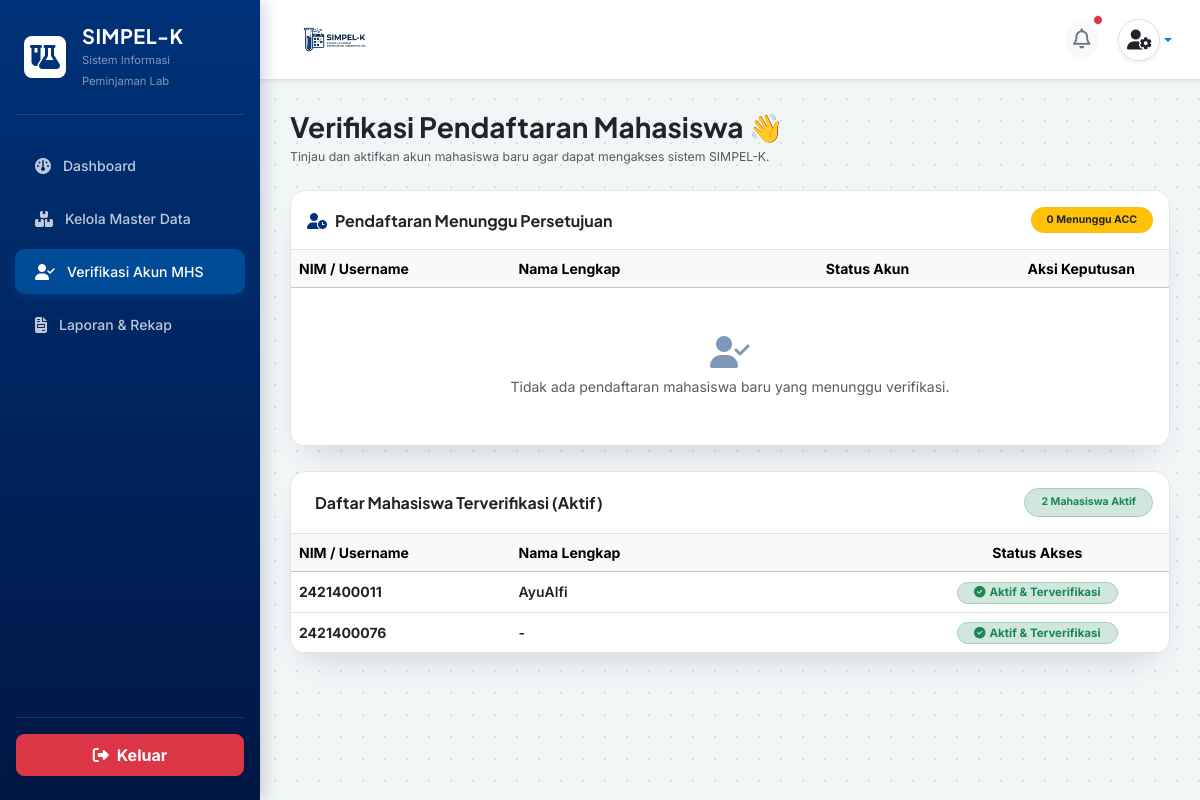
Page /aslab/verifikasi-akun/ (signed in) on the committed database.
### core_auth/models.py (models this page shows, shortened)
class User(AbstractUser):
    ROLE_CHOICES = [
        ('mahasiswa', 'Mahasiswa/PJMK'),
        ('aslab', 'Asisten Laboratorium'),
        ('kaleb', 'Kepala Laboratorium'),
    ]
    role = models.CharField(max_length=20, choices=ROLE_CHOICES, default='mahasiswa')
    nim = models.CharField(max_length=20, blank=True, null=True, unique=True)
    prodi = models.CharField(max_length=50, blank=True, null=True)
    no_hp = models.CharField(max_length=15, blank=True, null=True)

### aslab/views.py (the view)
# urls.py: path('verifikasi-akun/', views.verifikasi_akun_mhs, name='verifikasi_akun'),
@login_required(login_url='core_auth:login')
def verifikasi_akun_mhs(request):
    redirect_target = cekk_role_aslab(request.user)
    if redirect_target:
        messages.error(request, "Anda tidak memiliki hak akses ke Halaman Verifikasi Akun!")
        return redirect(redirect_target)
    antrean_mhs = User.objects.filter(is_active=False).order_by('-date_joined')
    if hasattr(User, 'role'):
        antrean_mhs = antrean_mhs.filter(role='mahasiswa')
    mhs_aktif = User.objects.filter(is_active=True, is_staff=False, is_superuser=False).order_by('-date_joined')
    if hasattr(User, 'role'):
        mhs_aktif = mhs_aktif.filter(role='mahasiswa')
    context = {
        'antrean_mhs': antrean_mhs,
        'mhs_aktif': mhs_aktif,
        'total_antrean': antrean_mhs.count(),
        'total_aktif': mhs_aktif.count(),
    }
    return render(request, 'aslab/verifikasi_akun.html', context)

### aslab/views.py (called while the page is built)
def cekk_role_aslab(user):
    username_lower = user.username.lower()
    if 'kalab' in username_lower or user.groups.filter(name__iexact='KALAB').exists() or getattr(user, 'role', '') == 'KALAB':
        return 'kalab:dashboard'
    elif not ('aslab' in username_lower or user.groups.filter(name__iexact='ASLAB').exists() or getattr(user, 'role', '') == 'ASLAB'):
        return 'mahasiswa:dashboard'
    return None

### aslab/templates/aslab/verifikasi_akun.html (shortened to what this page needs)
{% load static %}
<!DOCTYPE html>
<html lang="id">
<head>
    <link href="https://cdn.jsdelivr.net/npm/bootstrap@5.3.2/dist/css/bootstrap.min.css" rel="stylesheet">
    <link rel="stylesheet" href="https://cdnjs.cloudflare.com/ajax/libs/font-awesome/6.4.2/css/all.min.css">
</head>
<body>
    <div class="sidebar d-flex flex-column justify-content-between py-4" id="sidebarMenu">
        <div>
            <div class="px-4 mb-4 text-white d-flex align-items-center justify-content-between">
                <div class="d-flex align-items-center gap-3">
                    <div class="bg-white rounded-3 p-2 d-flex align-items-center justify-content-center shadow-sm"
                        style="width: 42px; height: 42px;">
                        <i class="fa-solid fa-flask-vial fs-4" style="color: var(--teal-700);"></i>
                    </div>
                    <div>
                        <h5 class="fw-bold mb-0 text-white" style="letter-spacing: 0.5px;">SIMPEL-K</h5>
                        <small class="text-white-50" style="font-size: 0.7rem;">Sistem Informasi Peminjaman Lab</small>
                    </div>
                </div>
            </div>
            <hr class="text-white-50 mx-3 mb-4">
            <ul class="nav nav-pills flex-column mb-auto">
                <li class="nav-item">
                    <a href="{% url 'aslab:dashboard' %}" class="nav-link">
                        <i class="fa-solid fa-gauge fs-6"></i> Dashboard
                    </a>
                </li>
                <li class="nav-item">
                    <a href="{% url 'aslab:master_data' %}" class="nav-link">
                        <i class="fa-solid fa-boxes-stacked fs-6"></i> Kelola Master Data
                    </a>
                </li>
                <li class="nav-item">
                    <a href="{% url 'aslab:verifikasi_akun' %}" class="nav-link active">
                        <i class="fa-solid fa-user-check fs-6"></i> Verifikasi Akun MHS
                    </a>
                </li>
                <li class="nav-item">
                    <a href="{% url 'aslab:laporan' %}" class="nav-link">
                        <i class="fa-solid fa-file-invoice fs-6"></i> Laporan & Rekap
                    </a>
                </li>
            </ul>
        </div>
        <div class="px-3">
            <hr class="text-white-50 mb-3">
            <a href="{% url 'core_auth:logout' %}"
                class="btn btn-danger w-100 py-2 rounded-3 fw-bold d-flex align-items-center justify-content-center gap-2 shadow-sm">
                <i class="fa-solid fa-right-from-bracket"></i> Keluar
            </a>
        </div>
    </div>
    <div class="main-content">
        <div class="top-header-bar d-flex align-items-center justify-content-between shadow-sm">
            <div class="d-flex align-items-center gap-3">
                <img src="{% static 'images/logo.png' %}" alt="SIMPEL-K"
                    style="height: 55px; width: auto; object-fit: contain;">
            </div>
            <div class="d-flex align-items-center gap-3">
                <button class="btn btn-light rounded-circle border-0 p-2 position-relative" type="button">
                    <i class="fa-regular fa-bell fs-5 text-secondary"></i>
                    <span
                        class="position-absolute top-0 start-100 translate-middle p-1 bg-danger border border-light rounded-circle"></span>
                </button>
                <div class="dropdown">
                    <a href="#"
                        class="d-flex align-items-center text-decoration-none dropdown-toggle p-1 rounded-circle"
                        id="dropdownUser" data-bs-toggle="dropdown" aria-expanded="false">
                        <div class="bg-white rounded-circle p-2 d-flex align-items-center justify-content-center border shadow-sm"
                            style="width: 42px; height: 42px;">
                            <i class="fa-solid fa-user-gear text-dark fs-5"></i>
                        </div>
                    </a>
                </div>
            </div>
        </div>
        <div class="mb-4">
            <h3 class="fw-bold text-dark mb-1">Verifikasi Pendaftaran Mahasiswa 👋</h3>
            <p class="text-muted small mb-0">Tinjau dan aktifkan akun mahasiswa baru agar dapat mengakses sistem SIMPEL-K.</p>
        </div>
        <div class="card card-custom bg-white overflow-hidden mb-4">
            <div class="card-header bg-white border-bottom py-3 d-flex align-items-center justify-content-between">
                <h6 class="fw-bold mb-0 text-dark">
                    <i class="fa-solid fa-user-clock me-2 text-brand"></i>Pendaftaran Menunggu Persetujuan
                </h6>
                <span class="badge bg-warning text-dark fw-bold px-3 py-2 rounded-pill">
                    {{ total_antrean }} Menunggu ACC
                </span>
            </div>
            <div class="table-responsive">
                <table class="table table-hover align-middle mb-0" style="min-width: 750px;">
                    <thead class="table-light">
                        <tr>
                            <th style="width: 25%;">NIM / Username</th>
                            <th style="width: 35%;">Nama Lengkap</th>
                            <th style="width: 20%;">Status Akun</th>
                            <th style="width: 20%; text-align: center;">Aksi Keputusan</th>
                        </tr>
                    </thead>
                    <tbody>
                        {% for mhs in antrean_mhs %}
                        <tr>
                            <td>
                                <div class="fw-bold text-dark">{{ mhs.username }}</div>
                            </td>
                            <td>
                                <div class="fw-semibold text-dark">{{ mhs.first_name|default:"-" }}</div>
                            </td>
                            <td>
                                <span class="badge bg-warning-subtle text-warning border border-warning-subtle px-3 py-1.5 rounded-pill fw-bold" style="font-size: 0.72rem;">
                                    <i class="fa-solid fa-hourglass-start me-1"></i>Belum Aktif
                                </span>
                            </td>
                            <td class="text-center">
                                <div class="d-flex align-items-center justify-content-center gap-1">
                                    <a href="{% url 'aslab:proses_persetujuan_akun' mhs.id 'acc' %}"
                                        class="btn btn-brand btn-sm fw-bold px-3 py-1.5 rounded-2 d-inline-flex align-items-center gap-1"
                                        style="font-size: 0.75rem;"
                                        onclick="return confirm('Aktifkan akun mahasiswa ini?');">
                                        <i class="fa-solid fa-check"></i> Setujui
                                    </a>
                                    <a href="{% url 'aslab:proses_persetujuan_akun' mhs.id 'tolak' %}"
                                        class="btn btn-danger btn-sm fw-bold px-3 py-1.5 rounded-2 d-inline-flex align-items-center gap-1"
                                        style="font-size: 0.75rem;"
                                        onclick="return confirm('Tolak dan hapus pendaftaran ini?');">
                                        <i class="fa-solid fa-xmark"></i> Tolak
                                    </a>
                                </div>
                            </td>
                        </tr>
                        {% empty %}
                        <tr>
                            <td colspan="4" class="text-center py-5 text-muted">
                                <i class="fa-solid fa-user-check fs-2 mb-2 d-block opacity-50" style="color: var(--teal-700);"></i>
                                Tidak ada pendaftaran mahasiswa baru yang menunggu verifikasi.
                            </td>
                        </tr>
                        {% endfor %}
                    </tbody>
                </table>
            </div>
        </div>
        <div class="card card-custom bg-white overflow-hidden mb-4">
            <div class="card-header bg-white border-bottom py-3 d-flex align-items-center justify-content-between">
                <h6 class="fw-bold mb-0 text-dark">
                    Daftar Mahasiswa Terverifikasi (Aktif)
                </h6>
                <span class="badge bg-success-subtle text-success border border-success-subtle fw-bold px-3 py-2 rounded-pill">
                    {{ total_aktif }} Mahasiswa Aktif
                </span>
            </div>
            <div class="table-responsive">
                <table class="table table-hover align-middle mb-0" style="min-width: 750px;">
                    <thead class="table-light">
                        <tr>
                            <th style="width: 25%;">NIM / Username</th>
                            <th style="width: 45%;">Nama Lengkap</th>
                            <th style="width: 30%; text-align: center;">Status Akses</th>
                        </tr>
                    </thead>
                    <tbody>
                        {% for mhs in mhs_aktif %}
                        <tr>
                            <td>
                                <div class="fw-bold text-dark">{{ mhs.username }}</div>
                            </td>
                            <td>
                                <div class="fw-semibold text-dark">{{ mhs.first_name|default:"-" }}</div>
                            </td>
                            <td class="text-center">
                                <span class="badge bg-success-subtle text-success border border-success-subtle px-3 py-1.5 rounded-pill fw-bold" style="font-size: 0.72rem;">
                                    <i class="fa-solid fa-circle-check me-1"></i>Aktif & Terverifikasi
                                </span>
                            </td>
                        </tr>
                        {% endfor %}
                    </tbody>
                </table>
            </div>
        </div>
    </div>
</body>
</html>

### aslab/templates/aslab/verifikasi_akun.html (style rules this page uses)
:root { --teal-900: #001744; --teal-700: #003279; --teal-600: #004b96; --teal-050: #e6ebf4; --amber-600: #b45309; --amber-050: #fef9c3; --amber-line: #fef08a; --sky-600: #0369a1; --sky-050: #e0f2fe; --rose-600: #b91c1c; --rose-050: #fee2e2; --ink: #16241f; --ink-muted: #5b626b; --line: #e1e5e8; --sidebar-gradient: linear-gradient(180deg, var(--teal-700) 0%, var(--teal-900) 100%); --light-bg: #f3f6f7; --shadow-card: 0 16px 34px -18px rgba(0, 23, 68, 0.22); }
html { scroll-behavior: smooth; }
body { background-color: var(--light-bg); background-image: radial-gradient(#d3e2de 1px, transparent 1px); background-size: 22px 22px; font-family: 'Inter', system-ui, sans-serif; overflow-x: hidden; color: var(--ink); font-size: 0.875rem; }
h1, h2, h3, h4, h5, h6 { font-family: 'Plus Jakarta Sans', 'Inter', sans-serif; }
.sidebar { position: fixed; top: 0; bottom: 0; left: 0; z-index: 1040; width: 260px; background: var(--sidebar-gradient); box-shadow: 4px 0 15px rgba(0, 23, 68, 0.18); transition: transform 0.3s ease; }
.sidebar .nav-link { font-weight: 500; color: rgba(255, 255, 255, 0.75); padding: 12px 20px; margin: 4px 15px; border-radius: 10px; display: flex; align-items: center; gap: 12px; transition: all 0.2s; }
.sidebar .nav-link.active { color: #fff; background: var(--teal-600); box-shadow: 0 4px 12px rgba(0, 75, 150, 0.4); }
.main-content { margin-left: 260px; padding: 30px; min-height: 100vh; transition: margin-left 0.3s ease; }
.top-header-bar { background-color: #ffffff; border-bottom: 1px solid var(--line); padding: 12px 24px; margin: -30px -30px 30px -30px; }
.card-custom { border: 1px solid var(--line); box-shadow: var(--shadow-card); border-radius: 16px; }
.text-brand { color: var(--teal-700) !important; }

### rows in the picture
User: username "2421400011", first_name "AyuAlfi"
User: username "2421400076", first_name "-"

### other values in the picture
{{ total_antrean }} "0"
{{ total_aktif }} "2"
